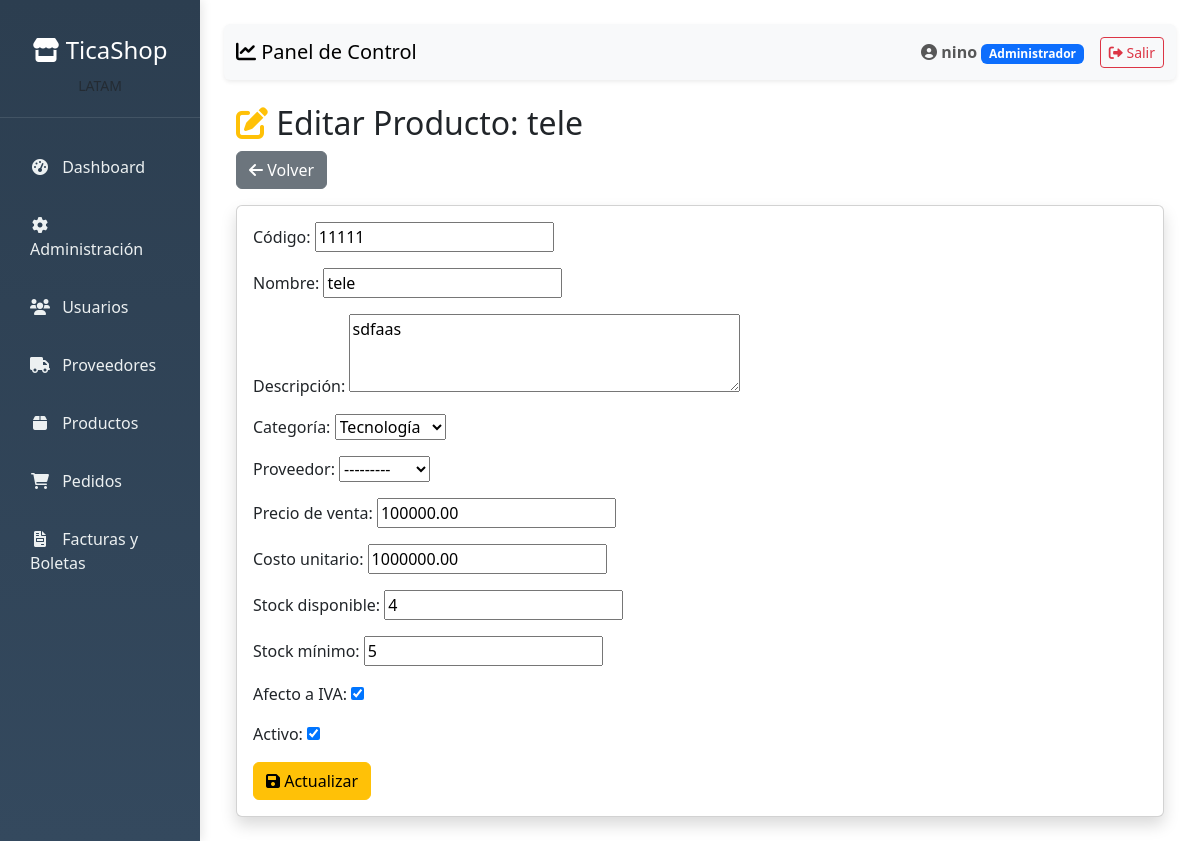
The app's page /productos/editar/1/ (signed in) with its own data.
### apps/usuarios/models.py (models this page shows, shortened)
class Usuario(AbstractUser):
    ROLES = (
        ('Administrador', 'Administrador'),
        ('Vendedor', 'Vendedor'),
        ('Tesoreria', 'Tesorería'),
        ('Cliente', 'Cliente'),
    )
    rol = models.CharField(max_length=13, choices=ROLES, default='Cliente')
    telefono = models.CharField(max_length=20, blank=True, null=True)
    activo = models.BooleanField(default=True)
    fecha_actualizacion = models.DateTimeField(auto_now=True)
    class Meta:
        db_table = 'usuarios'
        verbose_name = 'Usuario'
        verbose_name_plural = 'Usuarios'

### apps/productos/models.py (models this page shows, shortened)
class Producto(models.Model):
    codigo = models.CharField(max_length=50, unique=True, verbose_name='Código')
    nombre = models.CharField(max_length=255)
    descripcion = models.TextField(blank=True, null=True, verbose_name='Descripción')
    categoria = models.ForeignKey(
        Categoria,
        on_delete=models.SET_NULL,
        null=True,
        blank=True,
        verbose_name='Categoría'
    )
    precio_unitario = models.DecimalField(
        max_digits=10,
        decimal_places=2,
        verbose_name='Precio de venta'
    )
    costo_unitario = models.DecimalField(
        max_digits=10,
        decimal_places=2,
        verbose_name='Costo unitario'
    )
    stock = models.IntegerField(default=0, verbose_name='Stock disponible')
    stock_minimo = models.IntegerField(default=0, verbose_name='Stock mínimo')
    proveedor = models.ForeignKey(
        'clientes.Proveedor',
        on_delete=models.SET_NULL,
        null=True,
        blank=True,
        verbose_name='Proveedor'
    )
    afecto_iva = models.BooleanField(default=True, verbose_name='Afecto a IVA')
    activo = models.BooleanField(default=True, verbose_name='Activo')
    fecha_creacion = models.DateTimeField(auto_now_add=True)
    fecha_actualizacion = models.DateTimeField(auto_now=True)
    class Meta:
        db_table = 'productos'
        verbose_name = 'Producto'
        verbose_name_plural = 'Productos'
        ordering = ['codigo']

class Categoria(models.Model):
    nombre = models.CharField(max_length=100, unique=True)
    descripcion = models.TextField(blank=True, null=True)
    activa = models.BooleanField(default=True)
    def __str__(self):
        return self.nombre
    class Meta:
        db_table = 'categorias'
        verbose_name = 'Categoría'
        verbose_name_plural = 'Categorías'

### apps/productos/views.py (the view)
# urls.py: path('editar/<int:producto_id>/', views.editar_producto, name='editar_producto'),
@login_required
@user_passes_test(es_administrador)
def editar_producto(request, producto_id):
    producto = get_object_or_404(Producto, id=producto_id)
    if request.method == 'POST':
        form = ProductoForm(request.POST, instance=producto)
        if form.is_valid():
            form.save()
            messages.success(request, 'Producto actualizado exitosamente.')
            return redirect('listar_productos')
    else:
        form = ProductoForm(instance=producto)
    return render(request, 'productos/editar_producto.html', {'form': form, 'producto': producto})

### apps/productos/forms.py
class ProductoForm(forms.ModelForm):
    class Meta:
        model = Producto
        fields = [
            'codigo', 'nombre', 'descripcion',
            'categoria', 'proveedor', 'precio_unitario', 'costo_unitario',
            'stock', 'stock_minimo', 'afecto_iva', 'activo'
        ]
        widgets = {
            'descripcion': forms.Textarea(attrs={'rows': 3}),
        }

### apps/clientes/models.py (called while the page is built)
    def __str__(self):
        return self.razon_social

### apps/productos/views.py (called while the page is built)
def es_administrador(usuario):
    return usuario.is_authenticated and usuario.rol == 'Administrador'

### templates/productos/editar_producto.html (shortened to what this page needs)
{% extends 'dashboard/base_dashboard.html' %}
{% block content %}
<div class="container mt-4">
    <h2><i class="fas fa-edit text-warning"></i> Editar Producto: {{ producto.nombre }}</h2>
    <a href="{% url 'listar_productos' %}" class="btn btn-secondary mb-3"><i class="fas fa-arrow-left"></i> Volver</a>
    <div class="card shadow">
        <div class="card-body">
            <form method="POST">
                {{ form.as_p }}
                <button type="submit" class="btn btn-warning">
                    <i class="fas fa-save"></i> Actualizar
                </button>
            </form>
        </div>
    </div>
</div>
{% endblock %}

### templates/dashboard/base_dashboard.html (shortened to what this page needs)
<!DOCTYPE html>
<html lang="es">
<head>
    <link href="https://cdn.jsdelivr.net/npm/bootstrap@5.3.0/dist/css/bootstrap.min.css" rel="stylesheet">
    <link rel="stylesheet" href="https://cdnjs.cloudflare.com/ajax/libs/font-awesome/6.0.0/css/all.min.css">
</head>
<body>
    <div class="container-fluid">
        <div class="row">
            <div class="col-md-3 col-lg-2 sidebar d-md-block p-0">
                <div class="position-sticky pt-3">
                    <div class="text-center text-white logo-section">
                        <h4><i class="fas fa-store"></i> TicaShop</h4>
                        <small class="text-muted">LATAM</small>
                    </div>
                    <ul class="nav flex-column">
                        <li class="nav-item">
                            <a class="nav-link {% if request.resolver_match.url_name == 'dashboard' %}active{% endif %}"
                                href="{% url 'dashboard' %}">
                                <i class="fas fa-tachometer-alt"></i> Dashboard
                            </a>
                        </li>
                        {% if request.user.rol == 'Administrador' %}
                        <li class="nav-item">
                            <a class="nav-link" href="/admin/">
                                <i class="fas fa-cog"></i> Administración
                            </a>
                        </li>
                        <li class="nav-item">
                            <a class="nav-link {% if request.resolver_match.url_name == 'listar_usuarios' %}active{% endif %}"
                                href="{% url 'listar_usuarios' %}">
                                <i class="fas fa-users"></i> Usuarios
                            </a>
                        </li>
                        <li class="nav-item">
                            <a class="nav-link {% if request.resolver_match.url_name == 'listar_proveedores' %}active{% endif %}"
                                href="{% url 'listar_proveedores' %}">
                                <i class="fas fa-truck"></i> Proveedores
                            </a>
                        </li>
                        {% endif %}
                        {% if request.user.rol == 'Administrador' or request.user.rol == 'Vendedor' %}
                        <li class="nav-item">
                            <a class="nav-link {% if request.resolver_match.url_name == 'listar_productos' %}active{% endif %}"
                                href="{% url 'listar_productos' %}">
                                <i class="fas fa-box"></i> Productos
                            </a>
                        </li>
                        <li class="nav-item">
                            <a class="nav-link {% if request.resolver_match.url_name == 'listar_pedidos' %}active{% endif %}"
                                href="{% url 'listar_pedidos' %}">
                                <i class="fas fa-shopping-cart"></i> Pedidos
                            </a>
                        </li>
                        {% endif %}
                        <li class="nav-item">
                            <a class="nav-link {% if request.resolver_match.url_name == 'listar_documentos' %}active{% endif %}"
                                href="{% url 'listar_documentos' %}">
                                <i class="fas fa-file-invoice"></i> Facturas y Boletas
                            </a>
                        </li>
                    </ul>
                </div>
            </div>
            <div class="col-md-9 col-lg-10 ml-sm-auto px-4 py-4">
                <nav class="navbar navbar-expand-lg navbar-light bg-light mb-4 shadow-sm rounded">
                    <div class="container-fluid">
                        <span class="navbar-brand mb-0 h1">
                            <i class="fas fa-chart-line"></i> Panel de Control
                        </span>
                        <div class="navbar-nav ms-auto align-items-center">
                            <span class="navbar-text me-3">
                                <i class="fas fa-user-circle"></i>
                                <strong>{{ request.user.get_full_name|default:request.user.username }}</strong>
                                <span class="badge bg-primary">{{ request.user.rol }}</span>
                            </span>
                            <a class="btn btn-outline-danger btn-sm" href="{% url 'logout' %}">
                                <i class="fas fa-sign-out-alt"></i> Salir
                            </a>
                        </div>
                    </div>
                </nav>
                {% block content %}
                {% endblock %}
            </div>
        </div>
    </div>
</body>
</html>

### templates/dashboard/base_dashboard.html (style rules this page uses)
body { font-family: 'Segoe UI', Tahoma, Geneva, Verdana, sans-serif; }
.sidebar { min-height: 100vh; background: linear-gradient(180deg, #2c3e50 0%, #34495e 100%); box-shadow: 2px 0 10px rgba(0,0,0,0.1); }
.sidebar .nav-link { color: #ecf0f1; padding: 12px 20px; margin: 5px 10px; border-radius: 8px; transition: all 0.3s ease; }
.sidebar .nav-link i { width: 20px; text-align: center; margin-right: 8px; }
.logo-section { padding: 20px; border-bottom: 1px solid rgba(255,255,255,0.1); margin-bottom: 20px; }

### records on screen
Usuario: user.get_full_name "nino", user.rol "Administrador"
Producto: nombre "tele", codigo "11111", descripcion "sdfaas", categoria "Tecnología", proveedor "---------", precio_unitario "100000.00", costo_unitario "1000000.00", stock "4", stock_minimo "5", afecto_iva "☑", activo "☑"
